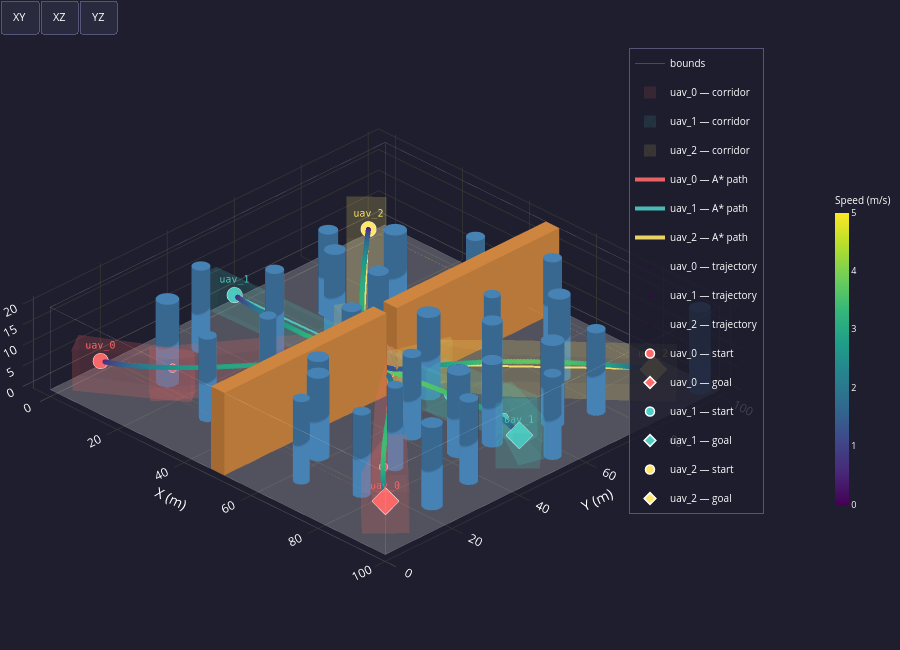

The code cell stored with this chart in its notebook:
### Code cell
# ── Cell 4 — Trajectory Generation (STO) ────────────────────────────────────
from trajectory_generator import generate_trajectories, TrajectoryResult, STOConfig
import logging
logging.getLogger("trajectory_generator").setLevel(logging.WARNING)

sto_cfg = STOConfig.from_yaml(PLANNER_CONFIG)
print(f"✓  STO config   [{os.path.basename(PLANNER_CONFIG)}]  "
      f"max_iter={sto_cfg.max_iter}  adaptive={sto_cfg.adaptive_weights}  "
      f"cost={sto_cfg.corridor_cost_type.upper()}")

# ── Optimise trajectories (runs STO per UAV) ─────────────────────────────────
try:
    trajectories = generate_trajectories(fleet, paths, corridors, sto_cfg, verbose=True)
except RuntimeError as exc:
    print(f"\n✗  STO FAILED — {exc}")
    raise

# ── Summary ───────────────────────────────────────────────────────────────────
print(f"\n{'─'*62}")
for tr in trajectories:
    print(f"  ✓  {tr.uav_id:<10}  "
          f"T={tr.total_time:.1f} s  "
          f"max_v={tr.vel_norm.max():.2f} m/s  "
          f"jerk={tr.jerk_cost:.4f}  "
          f"viol_corr={tr.violations['corridor']:.4f}  "
          f"({tr.runtime:.0f} s)")
print(f"{'─'*62}")

# ── Visualisation — environment + paths + corridors + trajectories ────────────
plot_environment_3d(env, fleet=fleet, paths=paths, corridors=corridors,
                    trajectories=trajectories)
